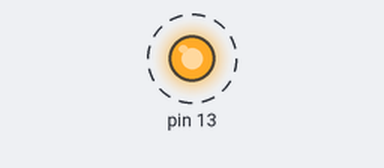
Bench run of a sketch on a simulated Arduino Uno, built with avr-gcc and run on an emulated ATmega328P. Shown: output pins drawn as LEDs (lit = HIGH). Dashed ring = blinking.

Above: at 0.5 s.
Timing chart, 0 to 4.6 s (numbered marks = the images above):
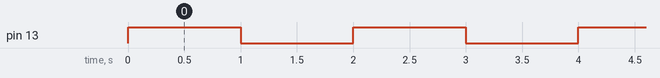

Measured:
- by itself, pin 13: alternates HIGH for 1.0 s and LOW for 1.0 s

The sketch:

sketch_jul30a.ino
```cpp
#include <util/delay.h> //Adding delay Library
int main(void)
{
  DDRB |= (1<<5); // Defining 5th Pin of PORT B as output
  while(1) // A infinite loop unless returned 0
  {
    PORTB |=(1<<5); //Setting 5th Pin of PORT B to HIGH
    _delay_ms(1000); // Adding 1000ms second delay
    PORTB &= ~(1 << 5);   //Setting 5th Pin of PORT B to LOW
    _delay_ms(1000); // Adding 1000ms second delay
  }
}
```
